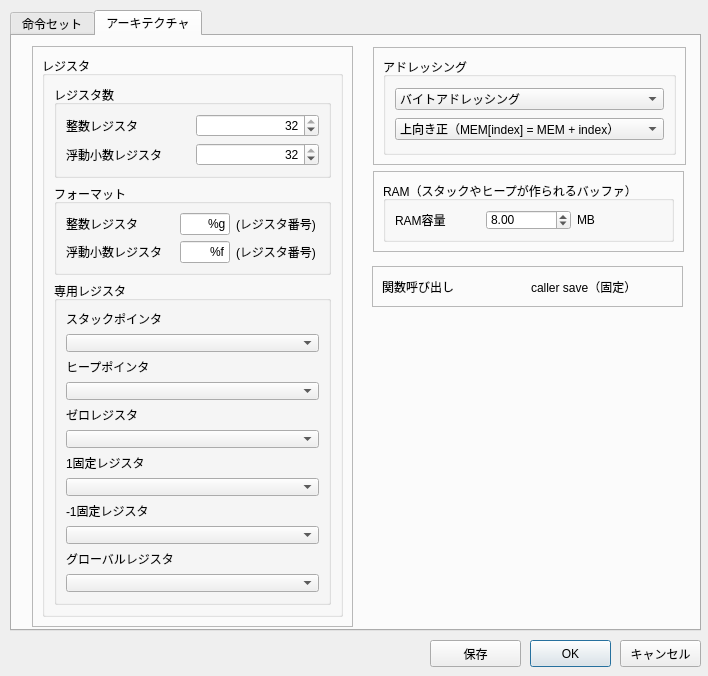
<?xml version="1.0" encoding="UTF-8"?>
<ui version="4.0">
 <class>ConfigDialog</class>
 <widget class="QDialog" name="ConfigDialog">
  <property name="geometry">
   <rect>
    <x>0</x>
    <y>0</y>
    <width>708</width>
    <height>676</height>
   </rect>
  </property>
  <property name="windowTitle">
   <string>Dialog</string>
  </property>
  <widget class="QTabWidget" name="tabWidget">
   <property name="geometry">
    <rect>
     <x>10</x>
     <y>10</y>
     <width>691</width>
     <height>621</height>
    </rect>
   </property>
   <property name="currentIndex">
    <number>1</number>
   </property>
   <widget class="QWidget" name="instTab">
    <attribute name="title">
     <string>命令セット</string>
    </attribute>
    <layout class="QHBoxLayout" name="horizontalLayout_2">
     <item>
      <widget class="QTableWidget" name="instTable"/>
     </item>
    </layout>
   </widget>
   <widget class="QWidget" name="archTab">
    <attribute name="title">
     <string>アーキテクチャ</string>
    </attribute>
    <widget class="QFrame" name="frame">
     <property name="geometry">
      <rect>
       <x>20</x>
       <y>10</y>
       <width>321</width>
       <height>581</height>
      </rect>
     </property>
     <property name="frameShape">
      <enum>QFrame::StyledPanel</enum>
     </property>
     <property name="frameShadow">
      <enum>QFrame::Raised</enum>
     </property>
     <layout class="QVBoxLayout" name="verticalLayout_5">
      <item>
       <widget class="QGroupBox" name="groupBox">
        <property name="title">
         <string>レジスタ</string>
        </property>
        <property name="flat">
         <bool>false</bool>
        </property>
        <property name="checkable">
         <bool>false</bool>
        </property>
        <layout class="QVBoxLayout" name="verticalLayout_4">
         <item>
          <widget class="QGroupBox" name="groupBox_2">
           <property name="title">
            <string>レジスタ数</string>
           </property>
           <layout class="QVBoxLayout" name="verticalLayout">
            <item>
             <layout class="QHBoxLayout" name="horizontalLayout_3">
              <item>
               <widget class="QLabel" name="label_3">
                <property name="text">
                 <string>整数レジスタ　　</string>
                </property>
               </widget>
              </item>
              <item>
               <widget class="QSpinBox" name="spinBox">
                <property name="alignment">
                 <set>Qt::AlignRight|Qt::AlignTrailing|Qt::AlignVCenter</set>
                </property>
                <property name="minimum">
                 <number>4</number>
                </property>
                <property name="maximum">
                 <number>32</number>
                </property>
                <property name="value">
                 <number>32</number>
                </property>
               </widget>
              </item>
             </layout>
            </item>
            <item>
             <layout class="QHBoxLayout" name="horizontalLayout_4">
              <item>
               <widget class="QLabel" name="label_4">
                <property name="text">
                 <string>浮動小数レジスタ</string>
                </property>
               </widget>
              </item>
              <item>
               <widget class="QSpinBox" name="spinBox_2">
                <property name="alignment">
                 <set>Qt::AlignRight|Qt::AlignTrailing|Qt::AlignVCenter</set>
                </property>
                <property name="maximum">
                 <number>32</number>
                </property>
                <property name="value">
                 <number>32</number>
                </property>
               </widget>
              </item>
             </layout>
            </item>
           </layout>
          </widget>
         </item>
         <item>
          <widget class="QGroupBox" name="groupBox_3">
           <property name="title">
            <string>フォーマット</string>
           </property>
           <layout class="QVBoxLayout" name="verticalLayout_2">
            <item>
             <layout class="QHBoxLayout" name="horizontalLayout_5">
              <item>
               <widget class="QLabel" name="label_6">
                <property name="text">
                 <string>整数レジスタ　　　</string>
                </property>
               </widget>
              </item>
              <item>
               <widget class="QLineEdit" name="lineEdit">
                <property name="maximumSize">
                 <size>
                  <width>50</width>
                  <height>16777215</height>
                 </size>
                </property>
                <property name="text">
                 <string>%g</string>
                </property>
                <property name="alignment">
                 <set>Qt::AlignRight|Qt::AlignTrailing|Qt::AlignVCenter</set>
                </property>
               </widget>
              </item>
              <item>
               <widget class="QLabel" name="label_7">
                <property name="text">
                 <string>(レジスタ番号)</string>
                </property>
               </widget>
              </item>
             </layout>
            </item>
            <item>
             <layout class="QHBoxLayout" name="horizontalLayout_7">
              <item>
               <widget class="QLabel" name="label_8">
                <property name="text">
                 <string>浮動小数レジスタ　</string>
                </property>
               </widget>
              </item>
              <item>
               <widget class="QLineEdit" name="lineEdit_2">
                <property name="maximumSize">
                 <size>
                  <width>50</width>
                  <height>16777215</height>
                 </size>
                </property>
                <property name="text">
                 <string>%f</string>
                </property>
                <property name="alignment">
                 <set>Qt::AlignRight|Qt::AlignTrailing|Qt::AlignVCenter</set>
                </property>
               </widget>
              </item>
              <item>
               <widget class="QLabel" name="label_15">
                <property name="text">
                 <string>(レジスタ番号)</string>
                </property>
               </widget>
              </item>
             </layout>
            </item>
           </layout>
          </widget>
         </item>
         <item>
          <widget class="QGroupBox" name="groupBox_4">
           <property name="title">
            <string>専用レジスタ</string>
           </property>
           <layout class="QVBoxLayout" name="verticalLayout_3">
            <item>
             <widget class="QLabel" name="label_9">
              <property name="text">
               <string>スタックポインタ</string>
              </property>
             </widget>
            </item>
            <item>
             <widget class="QComboBox" name="stCombo"/>
            </item>
            <item>
             <widget class="QLabel" name="label_11">
              <property name="text">
               <string>ヒープポインタ</string>
              </property>
             </widget>
            </item>
            <item>
             <widget class="QComboBox" name="hpCombo"/>
            </item>
            <item>
             <widget class="QLabel" name="label_10">
              <property name="text">
               <string>ゼロレジスタ</string>
              </property>
             </widget>
            </item>
            <item>
             <widget class="QComboBox" name="zeroCombo"/>
            </item>
            <item>
             <widget class="QLabel" name="label_12">
              <property name="text">
               <string>1固定レジスタ</string>
              </property>
             </widget>
            </item>
            <item>
             <widget class="QComboBox" name="oneCombo"/>
            </item>
            <item>
             <widget class="QLabel" name="label_13">
              <property name="text">
               <string>-1固定レジスタ</string>
              </property>
             </widget>
            </item>
            <item>
             <widget class="QComboBox" name="moneCombo"/>
            </item>
            <item>
             <widget class="QLabel" name="label_14">
              <property name="text">
               <string>グローバルレジスタ</string>
              </property>
             </widget>
            </item>
            <item>
             <widget class="QComboBox" name="glbCombo"/>
            </item>
           </layout>
          </widget>
         </item>
        </layout>
       </widget>
      </item>
     </layout>
    </widget>
    <widget class="QFrame" name="frame_2">
     <property name="geometry">
      <rect>
       <x>361</x>
       <y>11</y>
       <width>313</width>
       <height>118</height>
      </rect>
     </property>
     <property name="frameShape">
      <enum>QFrame::StyledPanel</enum>
     </property>
     <property name="frameShadow">
      <enum>QFrame::Raised</enum>
     </property>
     <layout class="QVBoxLayout" name="verticalLayout_7">
      <item>
       <widget class="QGroupBox" name="groupBox_5">
        <property name="title">
         <string>アドレッシング</string>
        </property>
        <layout class="QVBoxLayout" name="verticalLayout_6">
         <item>
          <widget class="QComboBox" name="comboBox">
           <item>
            <property name="text">
             <string>バイトアドレッシング</string>
            </property>
           </item>
           <item>
            <property name="text">
             <string>ワードアドレッシング</string>
            </property>
           </item>
          </widget>
         </item>
         <item>
          <widget class="QComboBox" name="comboBox_2">
           <item>
            <property name="text">
             <string>上向き正（MEM[index] = MEM + index）</string>
            </property>
           </item>
           <item>
            <property name="text">
             <string>下向き正（MEM[index] = MEM - index）</string>
            </property>
           </item>
           <item>
            <property name="text">
             <string>即値版ロード・スドアのみ下向き正</string>
            </property>
           </item>
          </widget>
         </item>
        </layout>
       </widget>
      </item>
     </layout>
    </widget>
    <widget class="QFrame" name="frame_3">
     <property name="geometry">
      <rect>
       <x>361</x>
       <y>135</y>
       <width>311</width>
       <height>81</height>
      </rect>
     </property>
     <property name="frameShape">
      <enum>QFrame::StyledPanel</enum>
     </property>
     <property name="frameShadow">
      <enum>QFrame::Raised</enum>
     </property>
     <layout class="QVBoxLayout" name="verticalLayout_9">
      <item>
       <widget class="QGroupBox" name="groupBox_6">
        <property name="title">
         <string>RAM（スタックやヒープが作られるバッファ）</string>
        </property>
        <layout class="QVBoxLayout" name="verticalLayout_8">
         <item>
          <layout class="QHBoxLayout" name="horizontalLayout_6">
           <item>
            <widget class="QLabel" name="label">
             <property name="text">
              <string>RAM容量</string>
             </property>
            </widget>
           </item>
           <item>
            <widget class="QDoubleSpinBox" name="doubleSpinBox">
             <property name="minimum">
              <double>0.000000000000000</double>
             </property>
             <property name="value">
              <double>8.000000000000000</double>
             </property>
            </widget>
           </item>
           <item>
            <widget class="QLabel" name="label_5">
             <property name="text">
              <string>MB</string>
             </property>
            </widget>
           </item>
          </layout>
         </item>
        </layout>
       </widget>
      </item>
     </layout>
    </widget>
    <widget class="QFrame" name="frame_7">
     <property name="geometry">
      <rect>
       <x>360</x>
       <y>230</y>
       <width>311</width>
       <height>41</height>
      </rect>
     </property>
     <property name="frameShape">
      <enum>QFrame::StyledPanel</enum>
     </property>
     <property name="frameShadow">
      <enum>QFrame::Raised</enum>
     </property>
     <layout class="QHBoxLayout" name="horizontalLayout_14">
      <item>
       <layout class="QHBoxLayout" name="horizontalLayout">
        <item>
         <widget class="QLabel" name="label_29">
          <property name="text">
           <string>関数呼び出し</string>
          </property>
         </widget>
        </item>
        <item>
         <widget class="QLabel" name="label_30">
          <property name="text">
           <string>caller save（固定）</string>
          </property>
         </widget>
        </item>
       </layout>
      </item>
     </layout>
     <zorder>label_30</zorder>
     <zorder></zorder>
     <zorder></zorder>
    </widget>
    <zorder>frame</zorder>
    <zorder>groupBox</zorder>
    <zorder>frame_2</zorder>
    <zorder>frame_3</zorder>
    <zorder>label_29</zorder>
    <zorder>label_30</zorder>
    <zorder>frame_7</zorder>
   </widget>
  </widget>
  <widget class="QPushButton" name="pushButton_4">
   <property name="geometry">
    <rect>
     <x>530</x>
     <y>640</y>
     <width>81</width>
     <height>27</height>
    </rect>
   </property>
   <property name="text">
    <string>OK</string>
   </property>
  </widget>
  <widget class="QPushButton" name="pushButton_5">
   <property name="geometry">
    <rect>
     <x>620</x>
     <y>640</y>
     <width>81</width>
     <height>27</height>
    </rect>
   </property>
   <property name="text">
    <string>キャンセル</string>
   </property>
  </widget>
  <widget class="QPushButton" name="pushButton_6">
   <property name="geometry">
    <rect>
     <x>430</x>
     <y>640</y>
     <width>91</width>
     <height>27</height>
    </rect>
   </property>
   <property name="text">
    <string>保存</string>
   </property>
  </widget>
 </widget>
 <resources/>
 <connections/>
</ui>
